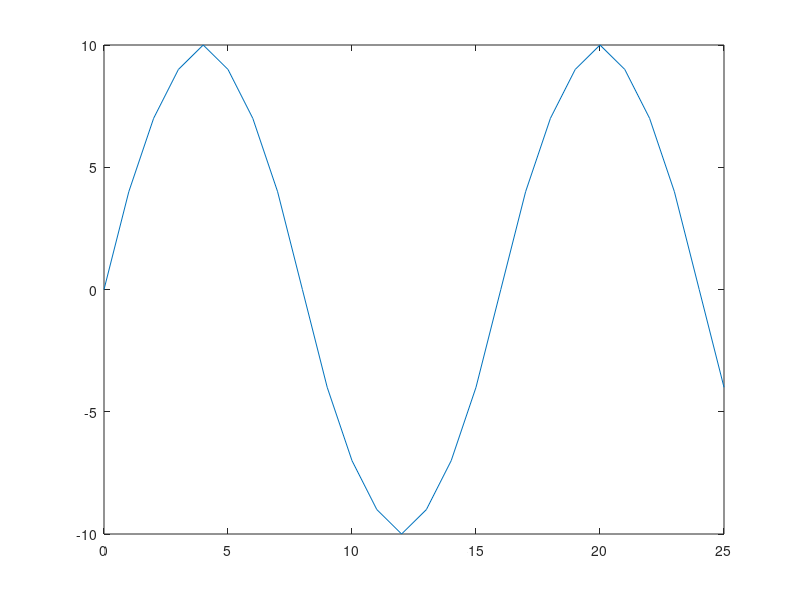
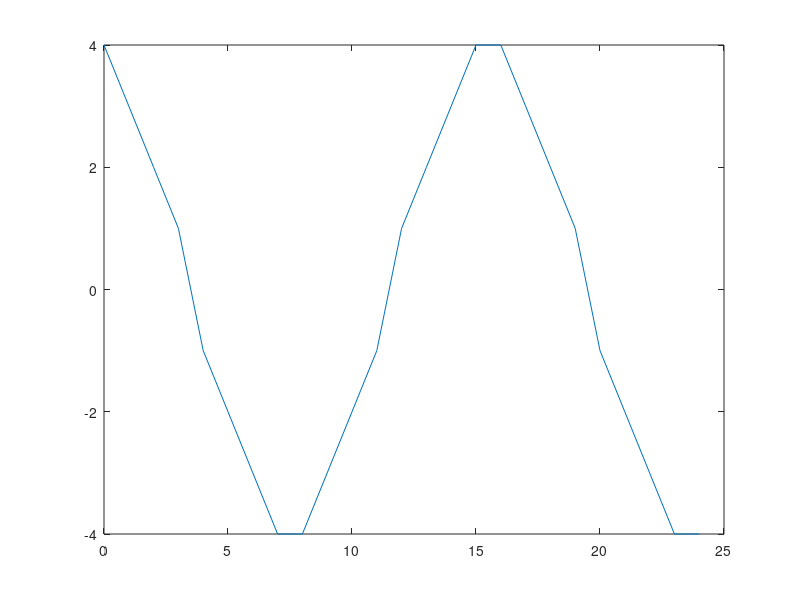
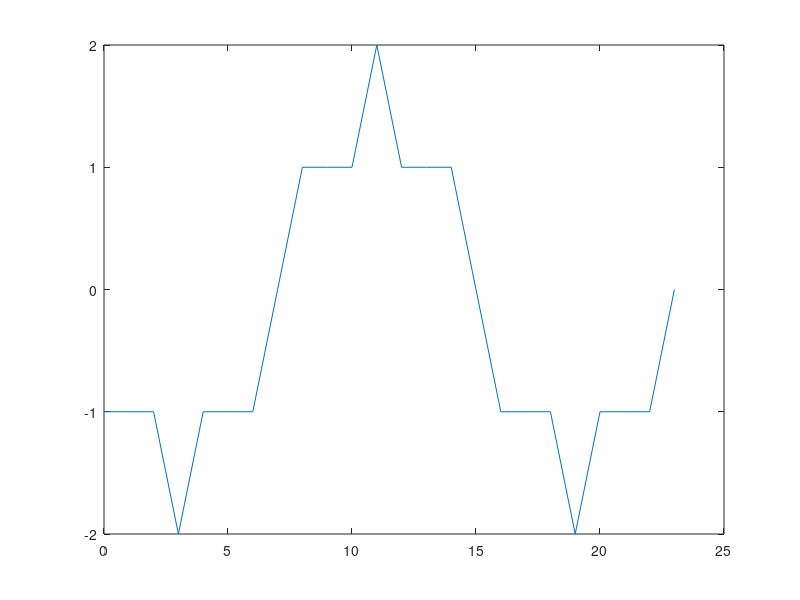

Recreate these plots in MATLAB, in order.
xdata=0:25;
xdata1=0:24;
xdata2=0:23;
ydata=[0,4,7,9,10,9,7,4,0,-4,-7,-9,-10,-9,-7,-4,0,4,7,9,10,9,7,4,0,-4];

deriv1=diff(ydata);
deriv2=diff(ydata,2);

plot(xdata,ydata)
figure
plot(xdata1,deriv1)
figure
plot(xdata2,deriv2)
















